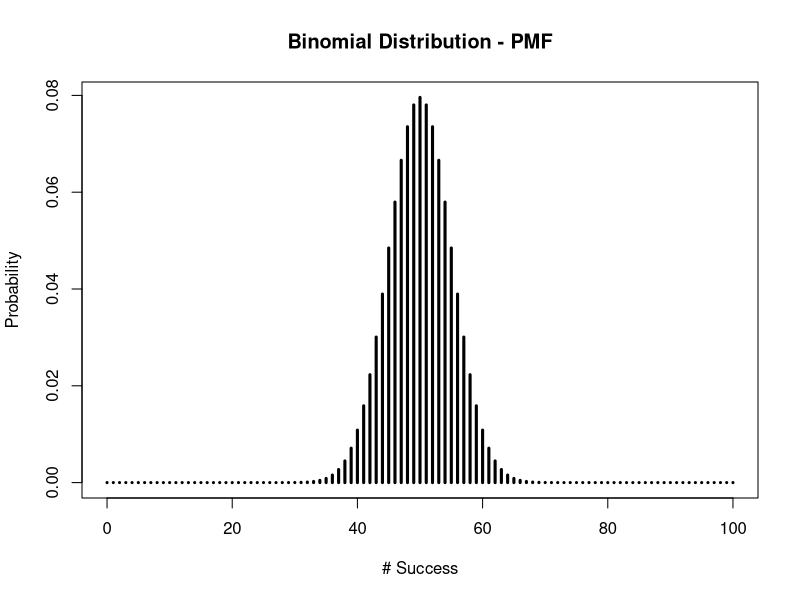
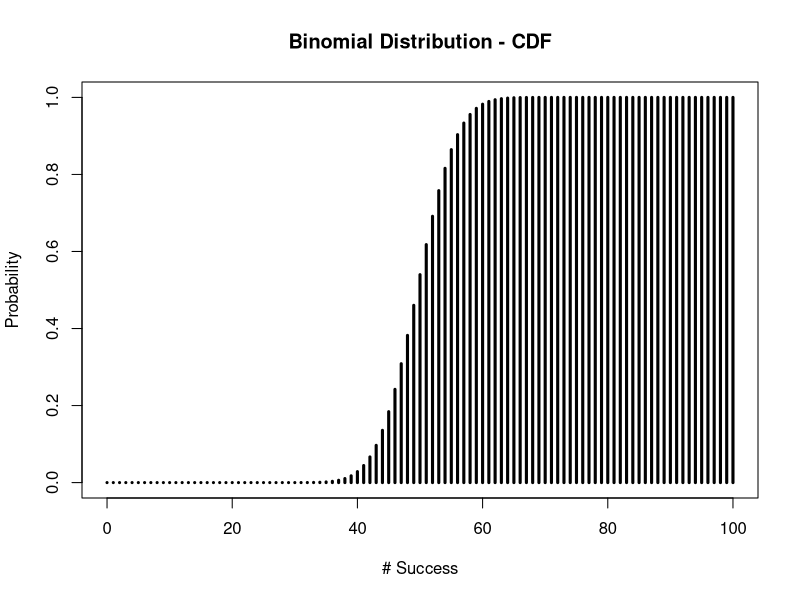
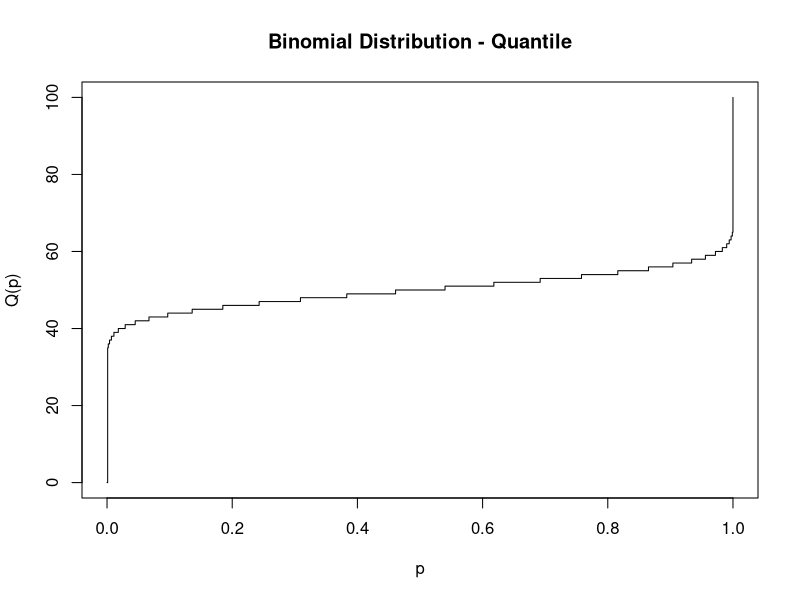

Reproduce these figures in R, in order.
## ---- chunk 1
knitr::opts_chunk$set(echo = TRUE)
## ---- chunk 2
coin <- c('head', 'tail')
num_flips <- 2
flips <- sample(coin, size = num_flips, replace = TRUE, prob = c(0.6, 0.4))
table(flips)
## ---- chunk 3
options(scipen=999)
## ---- chunk 4
num_of_observations <- 100
results <- rbinom(num_of_observations, 2, 0.5)
table(results) / num_of_observations
## ---- chunk 5
success <- 0:num_of_observations
pmf <- dbinom(x=success, size=num_of_observations, prob=0.5)
plot(success, 
     pmf,
     type='h',
     main='Binomial Distribution - PMF',
     xlab='# Success',
     ylab='Probability',
     lwd=3)
## ---- chunk 6
#pbinom(q=1, size=2, prob=0.5, lower.tail = FALSE)
cdf <- pbinom(q=success, size=num_of_observations, prob=0.5)
plot(success, 
     cdf,
     type='h',
     main='Binomial Distribution - CDF',
     xlab='# Success',
     ylab='Probability',
     lwd=3)

## ---- chunk 7
quantiles <- seq(0, 1, .001)
inverse_cdf <- qbinom(p=quantiles, size=num_of_observations, prob=0.5)
plot(quantiles, 
     inverse_cdf,
     type='s',
     main='Binomial Distribution - Quantile',
     xlab='p',
     ylab='Q(p)',
     lwd=1)
## ---- chunk 8
p = 0.7
n = 40
k = 30
